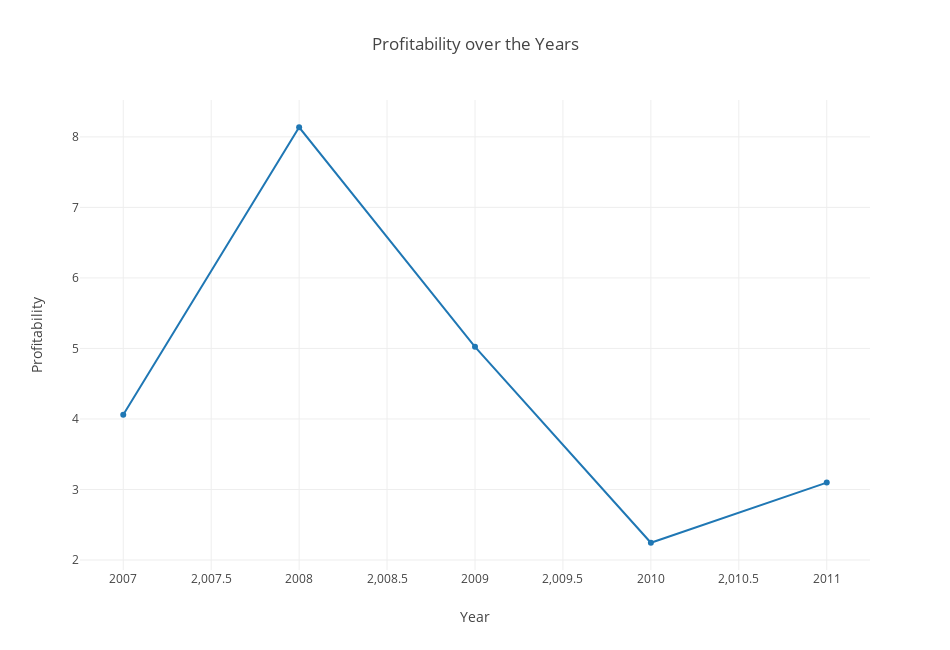

The notebook cell saved with this chart:
### Markdown cell above
2d.	A line chart showing the profitability of the films over the years. 
The X axis is the Year. The Y axis is the profitability

### Code cell
yy = df.groupby('Year')['Profitability'].mean()
ff= yy.reset_index()

trace = go.Scatter(
    y = ff['Profitability'],
    x = ff['Year'],
    
)
layout = layout = dict(title = 'Profitability over the Years',
              xaxis = dict(title = 'Year'),
              yaxis = dict(title = 'Profitability'),
              height=650, width=950
              )
                  
fig = go.Figure(data=[trace], layout=layout)
iplot(fig)

### Figure 1 — Plotly figure (JSON) as saved in the notebook; plotly's stock layout.template omitted (floating-point values rounded to 4 significant figures)
{"data": [{"type": "scatter", "uid": "dc18db24-4fbb-4d24-9eb4-c43206943aab", "x": [2007, 2008, 2009, 2010, 2011], "y": [4.059, 8.136, 5.023, 2.245, 3.098]}], "layout": {"height": 650, "title": {"text": "Profitability over the Years"}, "width": 950, "xaxis": {"title": {"text": "Year"}}, "yaxis": {"title": {"text": "Profitability"}}}}
